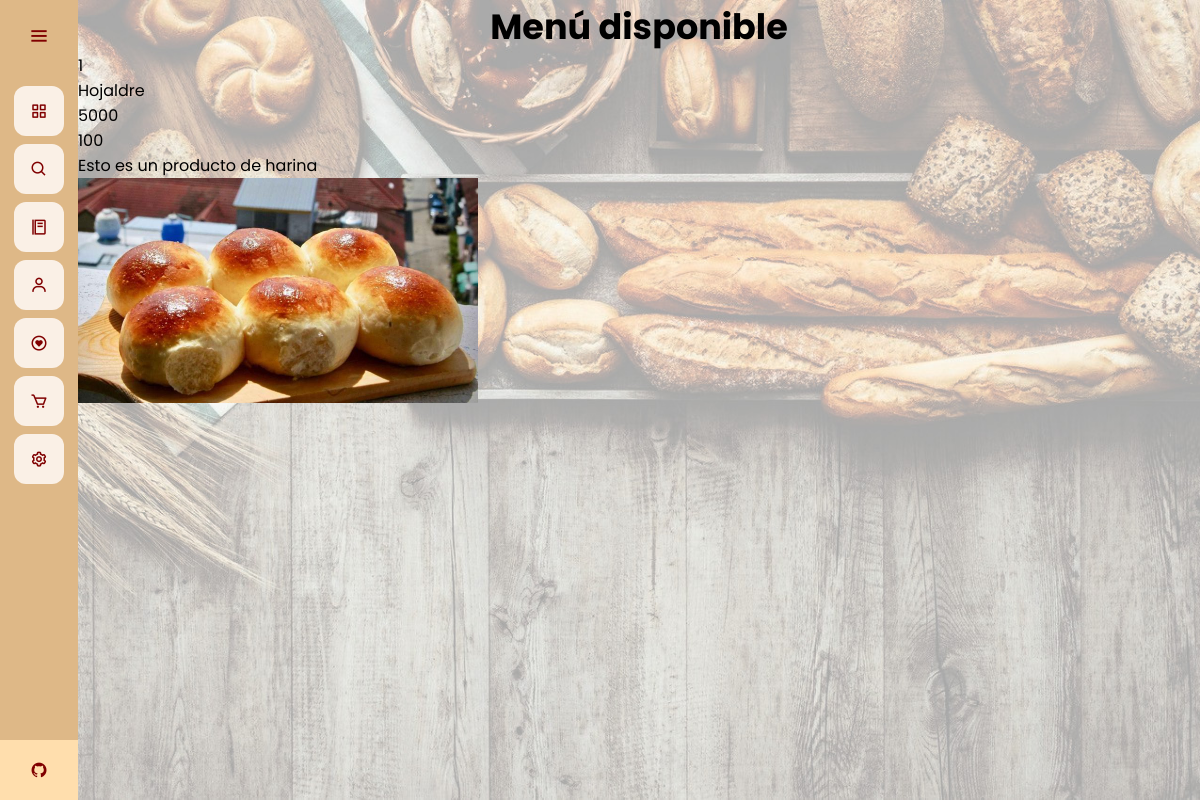
The page /menu on the database its author committed.
### app.py (models this page shows)
class Products(database.Model):
	id = database.Column(database.Integer, primary_key=True)
	productname = database.Column(database.String(30), nullable=False, unique=True)
	price = database.Column(database.Integer, nullable=False)
	quantity = database.Column(database.Integer, nullable=False)
	score = database.Column(database.Integer, nullable=False)
	details = database.Column(database.String(1000))
	image_prod = database.Column(database.String(40), nullable=False, default='pan.jpg')

### app.py (the view)
@app.route("/menu")
def menu():
	products = Products.query.filter().all()
	return render_template("carta.html", products = products)

### app.py (called while the page is built)
@app.before_request
def make_session_permanent():
    session.permanent = True

### templates/carta.html (shortened to what this page needs)
{% extends 'base.html' %}
{% block style %}
<link rel="stylesheet" href="{{ url_for('static', filename='css/style_menu.css') }}">
{% endblock %}
{% block content %}
<div class="container">
    <h1 class="title">
        Menú disponible
    </h1>
    <div class="menu">
        {% for product in products %}
        <div class="id">
            {{ product.id }}
        </div>
        <div class="name">
            {{ product.productname }}
        </div>
        <div class="price">
            {{ product.price }}
        </div>
        <div class="quantity">
            {{ product.quantity }}
        </div>
        <div class="details">
            {{ product.details }}
        </div>
        <div class="image-div">
            <img src="{{ url_for('static', filename='images_plates/'+product.image_prod) }}" alt="" class="image">
        </div>
        {% endfor %}
    </div>
</div>
{% endblock %}

### static/css/style_base.css (style rules this page uses)
* { margin: 0; padding: 0; box-sizing: border-box; font-family: "Poppins" , sans-serif; }

### static/css/style_menu.css (style rules this page uses)
.title { text-align: center; font-size: 35px; }
.image { width: 400px; }

### rows shown on the page
Products: id "1", productname "Hojaldre", price "5000", quantity "100", details "Esto es un producto de harina", image_prod (picture)
